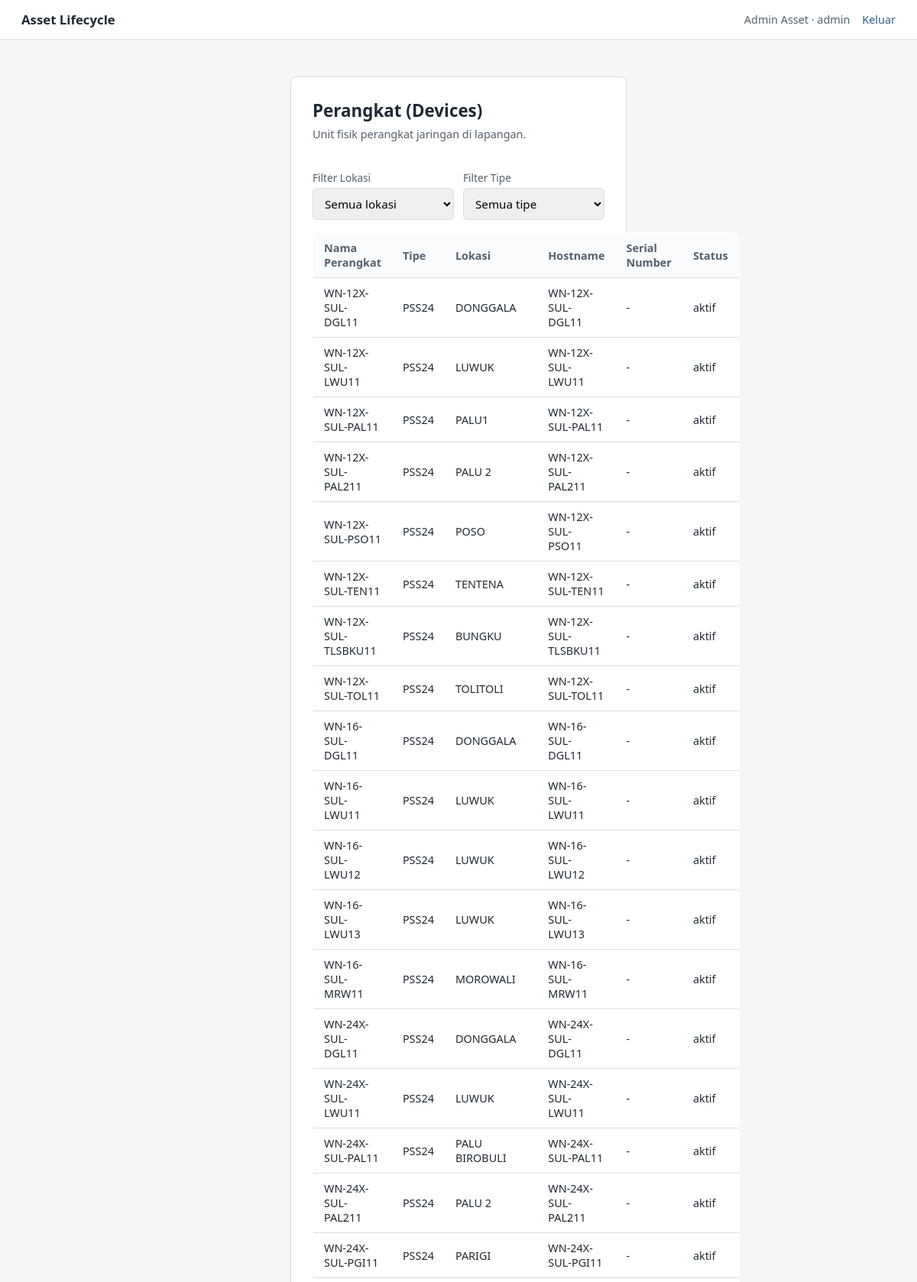
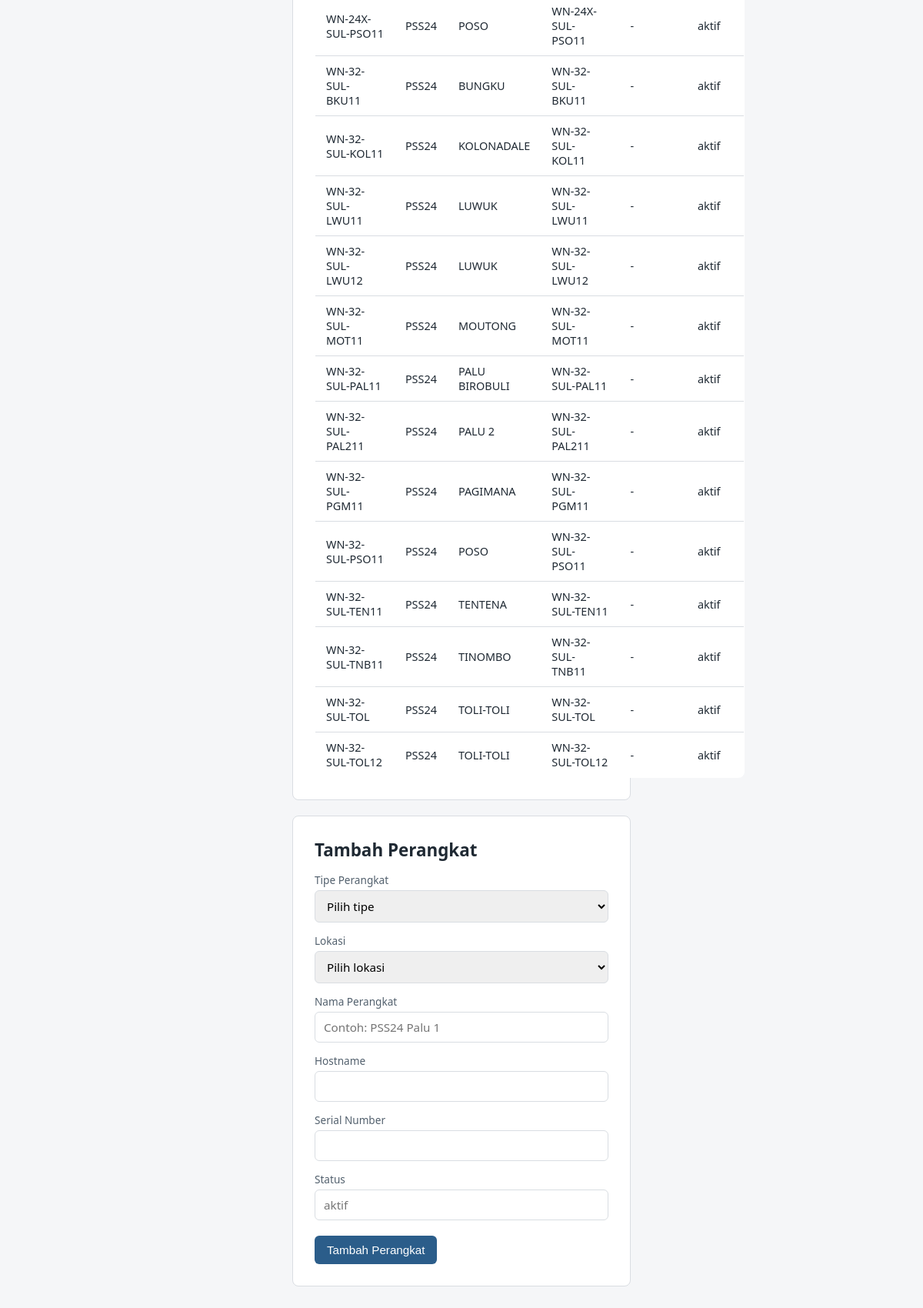
Page /device/devices (signed in) on the committed database (2 pictures, top to bottom).
### app/models/user.py (models this page shows, shortened)
class User(db.Model, UserMixin):
    __tablename__ = "user"
    user_id = db.Column(db.Integer, primary_key=True)
    name = db.Column(db.String(150), nullable=False)
    email = db.Column(db.String(150), unique=True)
    password = db.Column(db.String(255))
    role = db.Column(db.String(20), nullable=False)  # 'admin' / 'karyawan_tif' / 'teknisi'
    is_pj = db.Column(db.Boolean, default=False)
    district = db.Column(db.String(100))
    status = db.Column(db.String(20), default="aktif")  # 'aktif' / 'pending'
    avatar_path = db.Column(db.String(255), nullable=True)  # path relatif ke static/avatars/
    created_at = db.Column(db.DateTime, default=datetime.utcnow)
    updated_at = db.Column(db.DateTime, onupdate=datetime.utcnow)

### app/models/device.py (models this page shows)
class Device(db.Model):
    __tablename__ = "devices"
    device_id = db.Column(db.Integer, primary_key=True)
    device_type_id = db.Column(db.Integer, db.ForeignKey("device_types.device_type_id"))
    location_id = db.Column(db.Integer, db.ForeignKey("locations.location_id"))
    nama_perangkat = db.Column(db.String(150))
    serial_number = db.Column(db.String(100))
    hostname = db.Column(db.String(150))
    status = db.Column(db.String(50))
    keterangan = db.Column(db.Text)
    created_at = db.Column(db.DateTime, default=datetime.utcnow)
    updated_at = db.Column(db.DateTime, onupdate=datetime.utcnow)

### app/models/device_type.py (models this page shows)
class DeviceType(db.Model):
    __tablename__ = "device_types"
    device_type_id = db.Column(db.Integer, primary_key=True)
    nama_tipe = db.Column(db.String(100), nullable=False)  # 'OTN PSS24', 'Metro'
    vendor = db.Column(db.String(100))
    deskripsi = db.Column(db.Text)
    created_at = db.Column(db.DateTime, default=datetime.utcnow)
    updated_at = db.Column(db.DateTime, onupdate=datetime.utcnow)
    slot_definitions = db.relationship("SlotDefinition", backref="device_type")
    devices = db.relationship("Device", backref="device_type")

### app/models/location.py (models this page shows)
class Location(db.Model):
    __tablename__ = "locations"
    location_id = db.Column(db.Integer, primary_key=True)
    nama_lokasi = db.Column(db.String(150))  # 'Palu 1', 'Palu 2', 'Donggala'
    alamat = db.Column(db.Text)
    district = db.Column(db.String(100))
    area = db.Column(db.String(100))
    latitude = db.Column(db.Float)
    longitude = db.Column(db.Float)
    created_at = db.Column(db.DateTime, default=datetime.utcnow)
    updated_at = db.Column(db.DateTime, onupdate=datetime.utcnow)
    devices = db.relationship("Device", backref="location")

### app/modules/device/routes.py (the view, shortened to what this page needs)
@device_bp.route("/devices", methods=["GET", "POST"])
@login_required
@role_required("admin", "karyawan_tif")
def devices():
    location_filter = request.args.get("location_id", type=int)
    device_type_filter = request.args.get("device_type_id", type=int)
    query = Device.query
    if location_filter:
        query = query.filter_by(location_id=location_filter)
    if device_type_filter:
        query = query.filter_by(device_type_id=device_type_filter)
    devices_list = query.order_by(Device.nama_perangkat).all()
    all_types = DeviceType.query.order_by(DeviceType.nama_tipe).all()
    all_locations = Location.query.order_by(Location.nama_lokasi).all()
    return render_template(
        "device/devices.html",
        devices=devices_list,
        all_types=all_types,
        all_locations=all_locations,
        selected_location=location_filter,
        selected_type=device_type_filter,
    )

### app/templates/device/devices.html (shortened to what this page needs)
{% extends "base.html" %}
{% block content %}
<div class="page page--wide" style="margin:0;padding:0;max-width:none;">
<div class="card" style="margin-bottom:20px;">
    <h1>Perangkat (Devices)</h1>
    <p class="subtitle">Unit fisik perangkat jaringan di lapangan.</p>
    <form method="GET" style="display:flex;gap:12px;align-items:flex-end;margin-bottom:16px;">
        <div style="flex:1;">
            <label for="filter_location">Filter Lokasi</label>
            <select id="filter_location" name="location_id" onchange="this.form.submit()">
                <option value="">Semua lokasi</option>
            </select>
        </div>
        <div style="flex:1;">
            <label for="filter_type">Filter Tipe</label>
            <select id="filter_type" name="device_type_id" onchange="this.form.submit()">
                <option value="">Semua tipe</option>
            </select>
        </div>
    </form>
    <table>
        <thead>
            <tr>
                <th>Nama Perangkat</th>
                <th>Tipe</th>
                <th>Lokasi</th>
                <th>Hostname</th>
                <th>Serial Number</th>
                <th>Status</th>
            </tr>
        </thead>
        <tbody>
            {% for d in devices %}
            <tr>
                <td>{{ d.nama_perangkat }}</td>
                <td>{{ d.device_type.nama_tipe if d.device_type else "-" }}</td>
                <td>{{ d.location.nama_lokasi if d.location else "-" }}</td>
                <td>{{ d.hostname or "-" }}</td>
                <td>{{ d.serial_number or "-" }}</td>
                <td>{{ d.status or "-" }}</td>
            </tr>
            {% else %}
            <tr><td colspan="6">Belum ada perangkat yang cocok dengan filter ini.</td></tr>
            {% endfor %}
        </tbody>
    </table>
</div>
<div class="card">
    <h1>Tambah Perangkat</h1>
    <form method="POST">
        <label for="device_type_id">Tipe Perangkat</label>
        <select id="device_type_id" name="device_type_id" required>
            <option value="" disabled selected>Pilih tipe</option>
        </select>
        <label for="location_id">Lokasi</label>
        <select id="location_id" name="location_id" required>
            <option value="" disabled selected>Pilih lokasi</option>
        </select>
        <label for="nama_perangkat">Nama Perangkat</label>
        <input type="text" id="nama_perangkat" name="nama_perangkat" placeholder="Contoh: PSS24 Palu 1" required>
        <label for="hostname">Hostname</label>
        <input type="text" id="hostname" name="hostname">
        <label for="serial_number">Serial Number</label>
        <input type="text" id="serial_number" name="serial_number">
        <label for="status">Status</label>
        <input type="text" id="status" name="status" placeholder="aktif">
        <button type="submit">Tambah Perangkat</button>
    </form>
</div>
</div>
{% endblock %}

### app/templates/base.html (shortened to what this page needs)
<!DOCTYPE html>
<html lang="id">
<head>
    <link rel="stylesheet" href="{{ url_for('static', filename='style.css') }}">
</head>
<body>
    <header class="topbar">
        <a href="{{ url_for('index') }}" class="topbar__brand">Asset Lifecycle</a>
        <nav class="topbar__nav">
            {% if current_user.is_authenticated %}
                <span class="topbar__user">{{ current_user.name }} &middot; {{ current_user.role }}{% if current_user.is_pj %} &middot; PJ{% endif %}</span>
                <a href="{{ url_for('auth.logout') }}">Keluar</a>
            {% else %}
                <a href="{{ url_for('auth.login') }}">Masuk</a>
            {% endif %}
        </nav>
    </header>
    <main class="page">
        {% block content %}{% endblock %}
    </main>
</body>
</html>

### app/static/style.css (style rules this page uses)
:root { --ink: #1f2933; --ink-soft: #52606d; --line: #d9dde2; --surface: #ffffff; --bg: #f5f6f8; --accent: #2b5d8a; --accent-hover: #234a6f; --error-bg: #fbe9e7; --error-ink: #9c3b2e; --success-bg: #e6f3ea; --success-ink: #2c6e49; }
* { box-sizing: border-box; }
body { margin: 0; font-family: "Segoe UI", system-ui, -apple-system, sans-serif; color: var(--ink); background: var(--bg); }
.topbar { display: flex; justify-content: space-between; align-items: center; padding: 14px 28px; background: var(--surface); border-bottom: 1px solid var(--line); }
.topbar__brand { font-weight: 600; font-size: 1.05rem; color: var(--ink); text-decoration: none; }
.topbar__nav { display: flex; align-items: center; gap: 16px; font-size: 0.9rem; }
.topbar__nav a { color: var(--accent); text-decoration: none; }
.topbar__user { color: var(--ink-soft); }
.page { max-width: 480px; margin: 48px auto; padding: 0 20px; }
.page--wide { max-width: 900px; }
.card { background: var(--surface); border: 1px solid var(--line); border-radius: 8px; padding: 28px; }
h1 { font-size: 1.4rem; margin: 0 0 6px; }
.subtitle { color: var(--ink-soft); font-size: 0.9rem; margin: 0 0 24px; }
label { display: block; font-size: 0.85rem; color: var(--ink-soft); margin-bottom: 4px; margin-top: 14px; }
input, select { width: 100%; padding: 9px 11px; border: 1px solid var(--line); border-radius: 6px; font-size: 0.95rem; font-family: inherit; }
button, .btn { display: inline-block; margin-top: 20px; padding: 10px 16px; background: var(--accent); color: white; border: none; border-radius: 6px; font-size: 0.95rem; cursor: pointer; text-decoration: none; }
table { width: 100%; border-collapse: collapse; background: var(--surface); border: 1px solid var(--line); border-radius: 8px; overflow: hidden; }
th, td { text-align: left; padding: 10px 14px; border-bottom: 1px solid var(--line); font-size: 0.9rem; }
th { background: #fafbfc; color: var(--ink-soft); font-weight: 600; }
tr:last-child td { border-bottom: none; }

### rows in the picture
User: name "Admin Asset", role "admin"
Device: nama_perangkat "WN-12X-SUL-DGL11", device_type "PSS24", location "DONGGALA", hostname "WN-12X-SUL-DGL11", serial_number "-", status "aktif"
Device: nama_perangkat "WN-12X-SUL-LWU11", device_type "PSS24", location "LUWUK", hostname "WN-12X-SUL-LWU11", serial_number "-", status "aktif"
Device: nama_perangkat "WN-12X-SUL-PAL11", device_type "PSS24", location "PALU1", hostname "WN-12X-SUL-PAL11", serial_number "-", status "aktif"
Device: nama_perangkat "WN-12X-SUL-PAL211", device_type "PSS24", location "PALU 2", hostname "WN-12X-SUL-PAL211", serial_number "-", status "aktif"
Device: nama_perangkat "WN-12X-SUL-PSO11", device_type "PSS24", location "POSO", hostname "WN-12X-SUL-PSO11", serial_number "-", status "aktif"
Device: nama_perangkat "WN-12X-SUL-TEN11", device_type "PSS24", location "TENTENA", hostname "WN-12X-SUL-TEN11", serial_number "-", status "aktif"
Device: nama_perangkat "WN-12X-SUL-TLSBKU11", device_type "PSS24", location "BUNGKU", hostname "WN-12X-SUL-TLSBKU11", serial_number "-", status "aktif"
Device: nama_perangkat "WN-12X-SUL-TOL11", device_type "PSS24", location "TOLITOLI", hostname "WN-12X-SUL-TOL11", serial_number "-", status "aktif"
Device: nama_perangkat "WN-16-SUL-DGL11", device_type "PSS24", location "DONGGALA", hostname "WN-16-SUL-DGL11", serial_number "-", status "aktif"
Device: nama_perangkat "WN-16-SUL-LWU11", device_type "PSS24", location "LUWUK", hostname "WN-16-SUL-LWU11", serial_number "-", status "aktif"
Device: nama_perangkat "WN-16-SUL-LWU12", device_type "PSS24", location "LUWUK", hostname "WN-16-SUL-LWU12", serial_number "-", status "aktif"
Device: nama_perangkat "WN-16-SUL-LWU13", device_type "PSS24", location "LUWUK", hostname "WN-16-SUL-LWU13", serial_number "-", status "aktif"
Device: nama_perangkat "WN-16-SUL-MRW11", device_type "PSS24", location "MOROWALI", hostname "WN-16-SUL-MRW11", serial_number "-", status "aktif"
Device: nama_perangkat "WN-24X-SUL-DGL11", device_type "PSS24", location "DONGGALA", hostname "WN-24X-SUL-DGL11", serial_number "-", status "aktif"
Device: nama_perangkat "WN-24X-SUL-LWU11", device_type "PSS24", location "LUWUK", hostname "WN-24X-SUL-LWU11", serial_number "-", status "aktif"
Device: nama_perangkat "WN-24X-SUL-PAL11", device_type "PSS24", location "PALU BIROBULI", hostname "WN-24X-SUL-PAL11", serial_number "-", status "aktif"
Device: nama_perangkat "WN-24X-SUL-PAL211", device_type "PSS24", location "PALU 2", hostname "WN-24X-SUL-PAL211", serial_number "-", status "aktif"
Device: nama_perangkat "WN-24X-SUL-PGI11", device_type "PSS24", location "PARIGI", hostname "WN-24X-SUL-PGI11", serial_number "-", status "aktif"
Device: nama_perangkat "WN-24X-SUL-PSO11", device_type "PSS24", location "POSO", hostname "WN-24X-SUL-PSO11", serial_number "-", status "aktif"
Device: nama_perangkat "WN-32-SUL-BKU11", device_type "PSS24", location "BUNGKU", hostname "WN-32-SUL-BKU11", serial_number "-", status "aktif"
Device: nama_perangkat "WN-32-SUL-KOL11", device_type "PSS24", location "KOLONADALE", hostname "WN-32-SUL-KOL11", serial_number "-", status "aktif"
Device: nama_perangkat "WN-32-SUL-LWU11", device_type "PSS24", location "LUWUK", hostname "WN-32-SUL-LWU11", serial_number "-", status "aktif"
Device: nama_perangkat "WN-32-SUL-LWU12", device_type "PSS24", location "LUWUK", hostname "WN-32-SUL-LWU12", serial_number "-", status "aktif"
Device: nama_perangkat "WN-32-SUL-MOT11", device_type "PSS24", location "MOUTONG", hostname "WN-32-SUL-MOT11", serial_number "-", status "aktif"
Device: nama_perangkat "WN-32-SUL-PAL11", device_type "PSS24", location "PALU BIROBULI", hostname "WN-32-SUL-PAL11", serial_number "-", status "aktif"
Device: nama_perangkat "WN-32-SUL-PAL211", device_type "PSS24", location "PALU 2", hostname "WN-32-SUL-PAL211", serial_number "-", status "aktif"
Device: nama_perangkat "WN-32-SUL-PGM11", device_type "PSS24", location "PAGIMANA", hostname "WN-32-SUL-PGM11", serial_number "-", status "aktif"
Device: nama_perangkat "WN-32-SUL-PSO11", device_type "PSS24", location "POSO", hostname "WN-32-SUL-PSO11", serial_number "-", status "aktif"
Device: nama_perangkat "WN-32-SUL-TEN11", device_type "PSS24", location "TENTENA", hostname "WN-32-SUL-TEN11", serial_number "-", status "aktif"
Device: nama_perangkat "WN-32-SUL-TNB11", device_type "PSS24", location "TINOMBO", hostname "WN-32-SUL-TNB11", serial_number "-", status "aktif"
Device: nama_perangkat "WN-32-SUL-TOL", device_type "PSS24", location "TOLI-TOLI", hostname "WN-32-SUL-TOL", serial_number "-", status "aktif"
Device: nama_perangkat "WN-32-SUL-TOL12", device_type "PSS24", location "TOLI-TOLI", hostname "WN-32-SUL-TOL12", serial_number "-", status "aktif"
